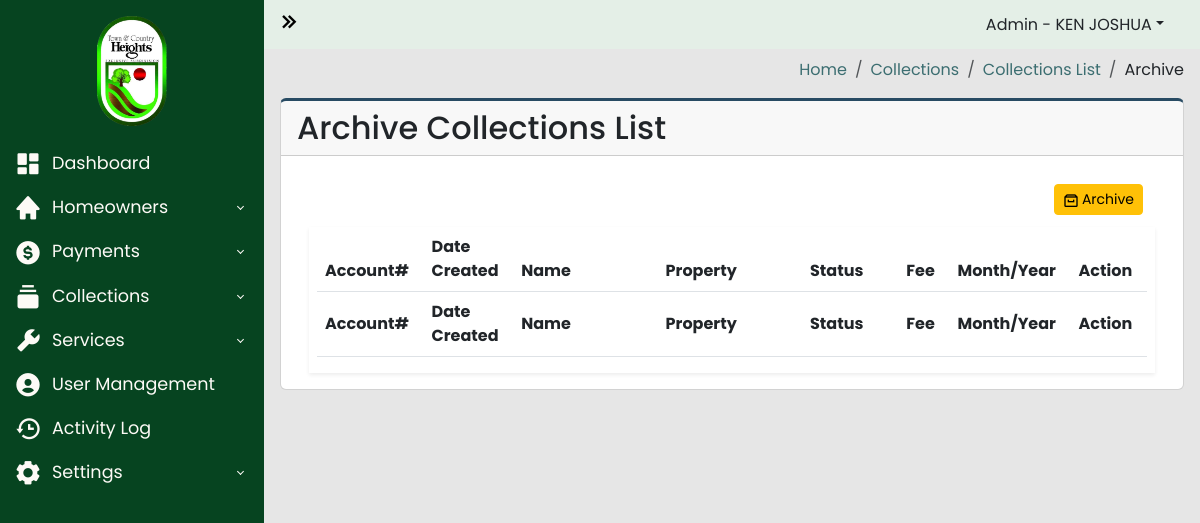
The page /archive/collection_record_archive_list.php (signed in) on the database as committed earlier.
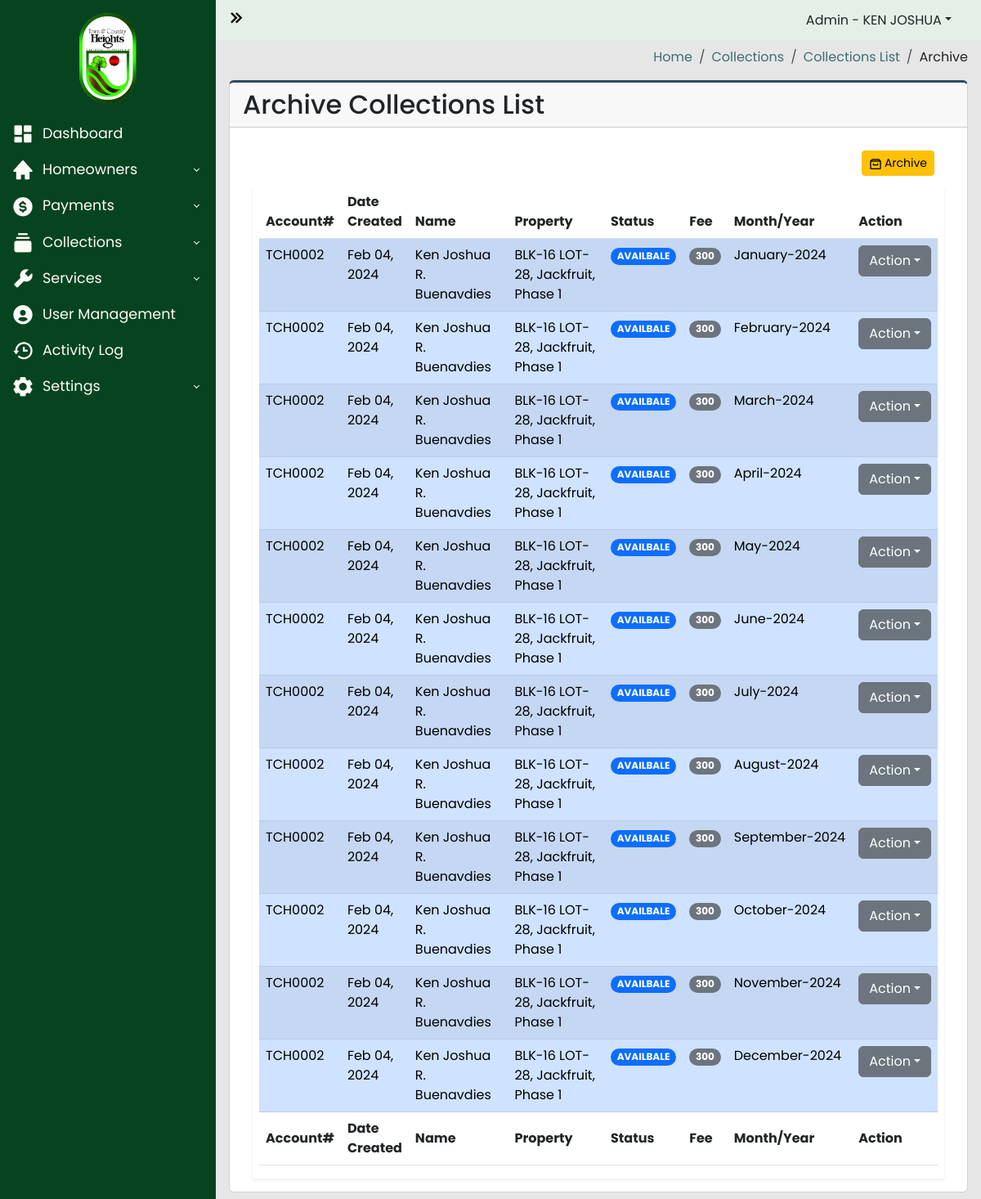
The same page on the database as committed later.
### tables this page shows
CREATE TABLE `collection_list` (
  `id` int(255) NOT NULL,
  `property_id` int(200) NOT NULL,
  `owners_id` int(255) NOT NULL,
  `collection_fee_id` int(250) NOT NULL,
  `date_created` datetime NOT NULL,
  `balance` varchar(200) NOT NULL,
  `date_paid` datetime NOT NULL,
  `status` varchar(200) NOT NULL,
  `month` varchar(200) NOT NULL,
  `month_int` varchar(100) NOT NULL,
  `year` varchar(200) NOT NULL,
  `email_status` varchar(100) NOT NULL DEFAULT 'NOT SENT',
  `archive` varchar(255) NOT NULL DEFAULT 'ACTIVE'
);

CREATE TABLE `homeowners_users` (
  `id` int(100) NOT NULL,
  `account_number` varchar(100) NOT NULL,
  `username` varchar(100) NOT NULL,
  `password` varchar(100) NOT NULL,
  `firstname` varchar(100) NOT NULL,
  `lastname` varchar(100) NOT NULL,
  `middle_initial` varchar(100) NOT NULL,
  `email` varchar(100) NOT NULL,
  `phone_number` varchar(100) NOT NULL,
  `blk` varchar(100) NOT NULL,
  `lot` varchar(100) NOT NULL,
  `street` varchar(100) NOT NULL,
  `phase` varchar(100) NOT NULL,
  `status` varchar(100) NOT NULL,
  `date_created` datetime NOT NULL,
  `archive` varchar(255) NOT NULL DEFAULT 'ACTIVE'
);

CREATE TABLE `property_list` (
  `id` int(100) NOT NULL,
  `homeowners_id` int(100) NOT NULL,
  `blk` varchar(100) NOT NULL,
  `lot` varchar(100) NOT NULL,
  `phase` varchar(100) NOT NULL,
  `street` varchar(100) NOT NULL,
  `tenant` int(100) DEFAULT NULL,
  `archive` varchar(255) NOT NULL DEFAULT 'ACTIVE'
);

### archive/collection_record_archive_list.php (the view, shortened to what the changed rows need)
<?php
require_once("../includes/header.php");
?>
<?php
$server = new Server;
$server->adminAuthentication();
?>
<body>
  <div class="wrapper">
    <div class="main">
      <main class="content px-3 py-2">
        <div class="card card-border">
          <div class="card-header">
            <h2>Archive Collections List</h2>
          </div>
          <div class="card-body">
            <div class="container-fluid">
              <section class="main-content">
                <div class="row">
                  <div class="col-xs-12">
                    <div class="box">
                      <div class="body-box shadow-sm">
                        <div class="table-responsive mx-2">
                          <table id="archiveCollectionRecord" class="table table-striped" style="width:100%">
                            <thead>
                              <tr>
                                <th width="5%">Account#</th>
                                <th width="5%">Date Created</th>
                                <th width="15%">Name</th>
                                <th width="15%">Property</th>
                                <th width="10%">Status</th>
                                <th width="5%">Fee</th>
                                <th width="5%">Month/Year</th>
                                <th scope="col" width="5%">Action</th>
                              </tr>
                            </thead>
                            <tbody>
                              <?php
                              $INACTIVE = "INACTIVE";
                              $query = "SELECT
                                  collection_list.id,
                                  collection_list.property_id,
                                  collection_list.collection_fee_id,
                                  collection_list.date_created,
                                  collection_list.balance,
                                  collection_list.status,
                                  collection_list.month,
                                  collection_list.year,
                                  property_list.id,
                                  property_list.homeowners_id,
                                  property_list.blk,
                                  property_list.lot,
                                  property_list.phase,
                                  property_list.street,
                                  property_list.tenant,
                                  homeowners_users.id,
                                  homeowners_users.account_number,
                                  homeowners_users.firstname,
                                  homeowners_users.lastname,
                                  homeowners_users.middle_initial
                                FROM collection_list
                                INNER JOIN property_list ON collection_list.property_id = property_list.id
                                INNER JOIN homeowners_users ON property_list.homeowners_id = homeowners_users.id
                                WHERE collection_list.archive = :INACTIVE
                                ";
                                $data = ["INACTIVE" => $INACTIVE];
                              $connection = $server->openConn();
                              $stmt = $connection->prepare($query);
                              $stmt->execute($data);
                              if ($stmt->rowCount() > 0) {
                                while ($result = $stmt->fetch()) {
                                  $date_created = $result['date_created'];
                                  $status = $result['status'];
                                  $balance = $result['balance'];
                                  $month = $result['month'];
                                  $year = $result['year'];
                                  $blk = $result['blk'];
                                  $lot = $result['lot'];
                                  $phase = $result['phase'];
                                  $street = $result['street'];
                                  $account_number = $result['account_number'];
                                  $firstname = $result['firstname'];
                                  $lastname = $result['lastname'];
                                  $middle_initital = $result['middle_initial'];
                              ?>
                                  <?php
                                  if ($status == "AVAILABLE") {
                                  ?>
                                    <tr class="table-primary">
                                    <?php
                                  } elseif ($status == "DUE") {
                                    ?>
                                    <tr class="table-danger">
                                    <?php
                                  } elseif ($status == "PAID") {
                                    ?>
                                    <tr class="table-success">
                                    <?php
                                  } else {
                                    ?>
                                    <tr class="table-secondary">
                                    <?php
                                  }
                                    ?>
                                    <td><?php echo $account_number; ?></td>
                                    <td><?php echo date("M d, Y", strtotime($date_created)); ?></td>
                                    <td><?php echo $firstname . " " . $middle_initital . " " . $lastname; ?></td>
                                    <td><?php echo "BLK-" . $blk . " LOT-" . $lot . ", " . $street . ", " . $phase; ?></td>
                                    <td>
                                      <?php
                                      if ($status == "AVAILABLE") {
                                      ?>
                                        <span class="badge rounded-pill text-bg-primary">AVAILBALE</span>
                                      <?php
                                      } elseif ($status == "DUE") {
                                      ?>
                                        <span class="badge rounded-pill text-bg-danger">DUE</span>
                                      <?php
                                      } elseif ($status == "PAID") {
                                      ?>
                                        <span class="badge rounded-pill text-bg-success">PAID</span>
                                      <?php
                                      } else {
                                      ?>
                                        <span class="badge rounded-pill text-bg-secondary">NOT AVAILBLE</span>
                                      <?php
                                      }
                                      ?>
                                    </td>
                                    <td><span class="badge rounded-pill text-bg-secondary"><?php echo $balance; ?></span></td>
                                    <td><?php echo $month . "-" . $year; ?></td>
                                    <td>
                                      <div class="dropdown">
                                        <a type="button" class="btn btn-secondary dropdown-toggle" data-bs-toggle="dropdown">Action</a>
                                      </div>
                                    </td>
                                    </tr>
                                <?php
                                }
                              }
                                ?>
                            </tbody>
                            <tfoot>
                              <tr>
                                <th width="5%">Account#</th>
                                <th width="5%">Date Created</th>
                                <th width="15%">Name</th>
                                <th width="15%">Property</th>
                                <th width="10%">Status</th>
                                <th width="5%">Fee</th>
                                <th width="5%">Month/Year</th>
                                <th scope="col" width="5%">Action</th>
                              </tr>
                            </tfoot>
                          </table>
                        </div>
                      </div>
                    </div>
                  </div>
                </div>
              </section>
            </div>
          </div>
        </div>
      </main>
    </div>
  </div>
  <?php
  include("../includes/footer.php");
  ?>

Rows that differ between the two databases and show on the page:
added collection_list: homeowners_users.account_number "TCH0002", date_created "Feb 04, 2024", homeowners_users.firstname "Ken Joshua", homeowners_users.middle_initial "R.", homeowners_users.lastname "Buenavdies", property_list.blk "16", property_list.lot "28", property_list.street "Jackfruit", property_list.phase "Phase 1", status "AVAILBALE", balance "300", month "January", year "2024"
added collection_list: homeowners_users.account_number "TCH0002", date_created "Feb 04, 2024", homeowners_users.firstname "Ken Joshua", homeowners_users.middle_initial "R.", homeowners_users.lastname "Buenavdies", property_list.blk "16", property_list.lot "28", property_list.street "Jackfruit", property_list.phase "Phase 1", status "AVAILBALE", balance "300", month "February", year "2024"
added collection_list: homeowners_users.account_number "TCH0002", date_created "Feb 04, 2024", homeowners_users.firstname "Ken Joshua", homeowners_users.middle_initial "R.", homeowners_users.lastname "Buenavdies", property_list.blk "16", property_list.lot "28", property_list.street "Jackfruit", property_list.phase "Phase 1", status "AVAILBALE", balance "300", month "March", year "2024"
added collection_list: homeowners_users.account_number "TCH0002", date_created "Feb 04, 2024", homeowners_users.firstname "Ken Joshua", homeowners_users.middle_initial "R.", homeowners_users.lastname "Buenavdies", property_list.blk "16", property_list.lot "28", property_list.street "Jackfruit", property_list.phase "Phase 1", status "AVAILBALE", balance "300", month "April", year "2024"
added collection_list: homeowners_users.account_number "TCH0002", date_created "Feb 04, 2024", homeowners_users.firstname "Ken Joshua", homeowners_users.middle_initial "R.", homeowners_users.lastname "Buenavdies", property_list.blk "16", property_list.lot "28", property_list.street "Jackfruit", property_list.phase "Phase 1", status "AVAILBALE", balance "300", month "May", year "2024"
added collection_list: homeowners_users.account_number "TCH0002", date_created "Feb 04, 2024", homeowners_users.firstname "Ken Joshua", homeowners_users.middle_initial "R.", homeowners_users.lastname "Buenavdies", property_list.blk "16", property_list.lot "28", property_list.street "Jackfruit", property_list.phase "Phase 1", status "AVAILBALE", balance "300", month "June", year "2024"
added collection_list: homeowners_users.account_number "TCH0002", date_created "Feb 04, 2024", homeowners_users.firstname "Ken Joshua", homeowners_users.middle_initial "R.", homeowners_users.lastname "Buenavdies", property_list.blk "16", property_list.lot "28", property_list.street "Jackfruit", property_list.phase "Phase 1", status "AVAILBALE", balance "300", month "July", year "2024"
added collection_list: homeowners_users.account_number "TCH0002", date_created "Feb 04, 2024", homeowners_users.firstname "Ken Joshua", homeowners_users.middle_initial "R.", homeowners_users.lastname "Buenavdies", property_list.blk "16", property_list.lot "28", property_list.street "Jackfruit", property_list.phase "Phase 1", status "AVAILBALE", balance "300", month "August", year "2024"
added collection_list: homeowners_users.account_number "TCH0002", date_created "Feb 04, 2024", homeowners_users.firstname "Ken Joshua", homeowners_users.middle_initial "R.", homeowners_users.lastname "Buenavdies", property_list.blk "16", property_list.lot "28", property_list.street "Jackfruit", property_list.phase "Phase 1", status "AVAILBALE", balance "300", month "September", year "2024"
added collection_list: homeowners_users.account_number "TCH0002", date_created "Feb 04, 2024", homeowners_users.firstname "Ken Joshua", homeowners_users.middle_initial "R.", homeowners_users.lastname "Buenavdies", property_list.blk "16", property_list.lot "28", property_list.street "Jackfruit", property_list.phase "Phase 1", status "AVAILBALE", balance "300", month "October", year "2024"
added collection_list: homeowners_users.account_number "TCH0002", date_created "Feb 04, 2024", homeowners_users.firstname "Ken Joshua", homeowners_users.middle_initial "R.", homeowners_users.lastname "Buenavdies", property_list.blk "16", property_list.lot "28", property_list.street "Jackfruit", property_list.phase "Phase 1", status "AVAILBALE", balance "300", month "November", year "2024"
added collection_list: homeowners_users.account_number "TCH0002", date_created "Feb 04, 2024", homeowners_users.firstname "Ken Joshua", homeowners_users.middle_initial "R.", homeowners_users.lastname "Buenavdies", property_list.blk "16", property_list.lot "28", property_list.street "Jackfruit", property_list.phase "Phase 1", status "AVAILBALE", balance "300", month "December", year "2024"
